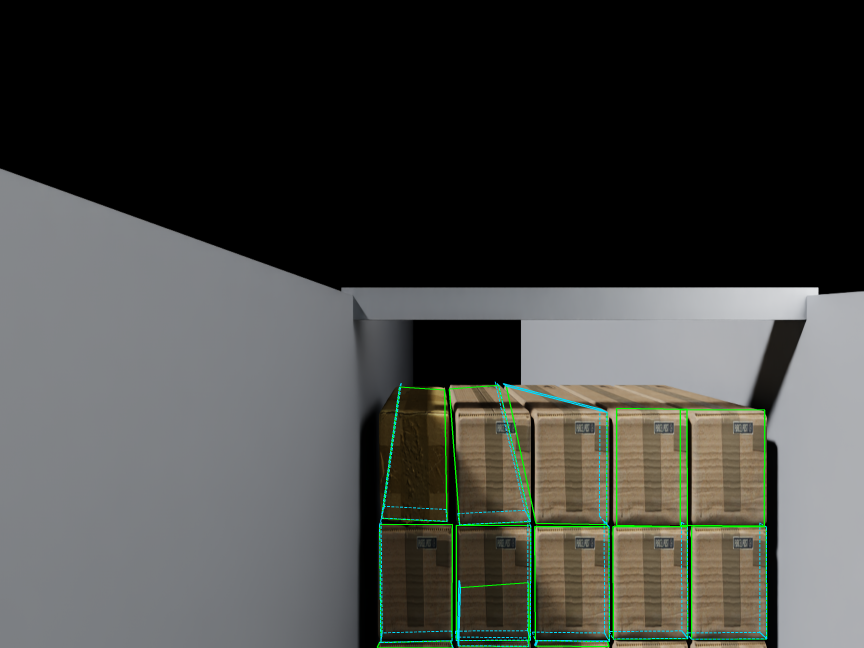
#> input picture docs/validation/evidence/finite-multi-20260918/C_08748ff/module_0_upper/rgbd_cuboids_baseline.png, 2592 x 1944 px, found by its file name (shown at 1/3 size)
$ python compose_dual_rgbd_v4_evidence.py --capture-directory ../assets/materials/industrial/blue_metal_plate
#> lines starting #> are read from the running program, lines starting #| are printed output that depends on the picture; pictures that were not available may be replaced by others from this repository, and a replacement may not be noted
#!/usr/bin/env python3
"""Compose same-frame geometry comparisons and a concise Isaac demo video."""

from __future__ import annotations

import argparse
import hashlib
import json
from pathlib import Path

import cv2
import numpy as np


def _read(path: Path) -> np.ndarray:
    image = cv2.imread(str(path))
    if image is None:
        raise FileNotFoundError(path)
    return image


def comparison(left_path: Path, right_path: Path, output: Path, title: str) -> None:
    left, right = _read(left_path), _read(right_path)
#> in _read, image is the input picture: shape (1944, 2592, 3); mean B, G, R 65.5, 69.1, 67.7
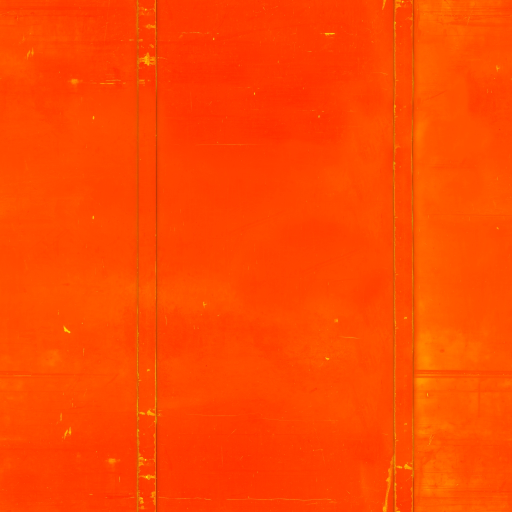
#> input picture assets/materials/industrial/blue_metal_plate/blue_metal_plate_arm_1k.jpg, 1024 x 1024 px, given in place of rgbd_cuboids.png, which was not available (shown at 1/2 size)
#> in _read, image is the input picture: shape (1024, 1024, 3); mean B, G, R 0.5, 72.7, 253.8
    height = min(left.shape[0], right.shape[0])
    width = int(round(left.shape[1] * height / left.shape[0]))
    left = cv2.resize(left, (width, height), interpolation=cv2.INTER_AREA)
    right = cv2.resize(right, (width, height), interpolation=cv2.INTER_AREA)
    image = np.hstack((left, right))
    cv2.rectangle(image, (0, 0), (image.shape[1], 48), (15, 15, 15), -1)
    cv2.putText(image, title, (18, 33), cv2.FONT_HERSHEY_SIMPLEX, 0.72, (255, 255, 255), 2, cv2.LINE_AA)
    output.parent.mkdir(parents=True, exist_ok=True)
    if not cv2.imwrite(str(output), image):
        raise RuntimeError(f"failed to write {output}")


def _video_frames(path: Path, count: int, size: tuple[int, int]) -> list[np.ndarray]:
    capture = cv2.VideoCapture(str(path))
    if not capture.isOpened():
        raise FileNotFoundError(path)
    result = []
    try:
        while len(result) < count:
            ok, frame = capture.read()
            if not ok:
                break
            if (frame.shape[1], frame.shape[0]) != size:
                frame = cv2.resize(frame, size, interpolation=cv2.INTER_AREA)
            result.append(frame)
    finally:
        capture.release()
    if len(result) < count:
        raise ValueError(f"{path} provides {len(result)} frames, expected at least {count}")
    return result


def compose_video(first: Path, second: Path, output: Path, *, fps: float = 20.0, seconds_each: float = 8.0) -> dict:
    probe = cv2.VideoCapture(str(first))
    if not probe.isOpened():
        raise FileNotFoundError(first)
    width = int(probe.get(cv2.CAP_PROP_FRAME_WIDTH))
    height = int(probe.get(cv2.CAP_PROP_FRAME_HEIGHT))
    probe.release()
    count = int(round(fps * seconds_each))
    frames = _video_frames(first, count, (width, height)) + _video_frames(second, count, (width, height))
    output.parent.mkdir(parents=True, exist_ok=True)
    writer = cv2.VideoWriter(str(output), cv2.VideoWriter_fourcc(*"mp4v"), fps, (width, height))
    if not writer.isOpened():
        raise RuntimeError(f"failed to open video writer for {output}")
    try:
        for frame in frames:
            writer.write(frame)
    finally:
        writer.release()
    digest = hashlib.sha256(output.read_bytes()).hexdigest()
    return {
        "output": str(output.resolve()), "sha256": digest, "fps": fps,
        "frame_count": len(frames), "duration_seconds": len(frames) / fps,
        "segments": [
            {"source": str(first.resolve()), "duration_seconds": seconds_each},
            {"source": str(second.resolve()), "duration_seconds": seconds_each},
        ],
        "note": "sequential excerpts from real Isaac capture and Mode B1 validation; no synthetic interpolation",
    }


def main() -> int:
    parser = argparse.ArgumentParser(description=__doc__)
    parser.add_argument("--capture-directory", required=True, type=Path)
    args = parser.parse_args()
    root = args.capture_directory.resolve()
    full = root / "FULL_STACK_NOMINAL"
    lower = full / "modules" / "module_1_lower"
    comparison(full / "rgbd_cuboids_baseline.png", full / "rgbd_cuboids.png", root / "16_upper_baseline_vs_v4.png", "UPPER | BASE GEOMETRY (left) | V4 OBSERVED FACES (right)")
#> in comparison, `left = cv2.resize(left, (width, height), interpolation=cv2.INTER_AREA)`:
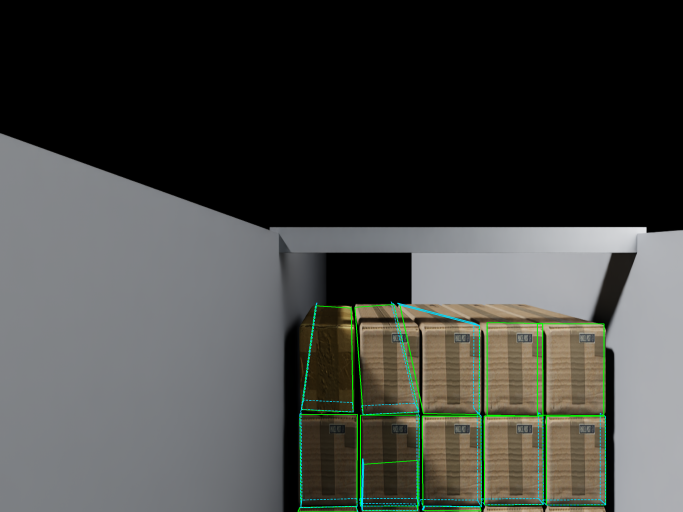
#> left: shape (1024, 1365, 3) (shown at 1/2 size); mean B, G, R 65.5, 69.1, 67.7
#> in comparison, `right = cv2.resize(right, (width, height), interpolation=cv2.INTER_AREA)`:
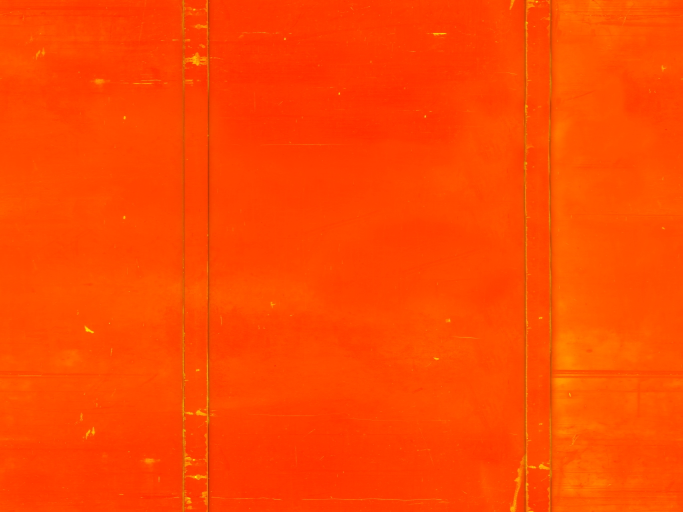
#> right: shape (1024, 1365, 3) (shown at 1/2 size); mean B, G, R 0.5, 72.7, 253.8
#> in comparison, `cv2.putText(image, title, (18, 33), cv2.FONT_HERSHEY_SIMPLEX, 0.72, (2..`:
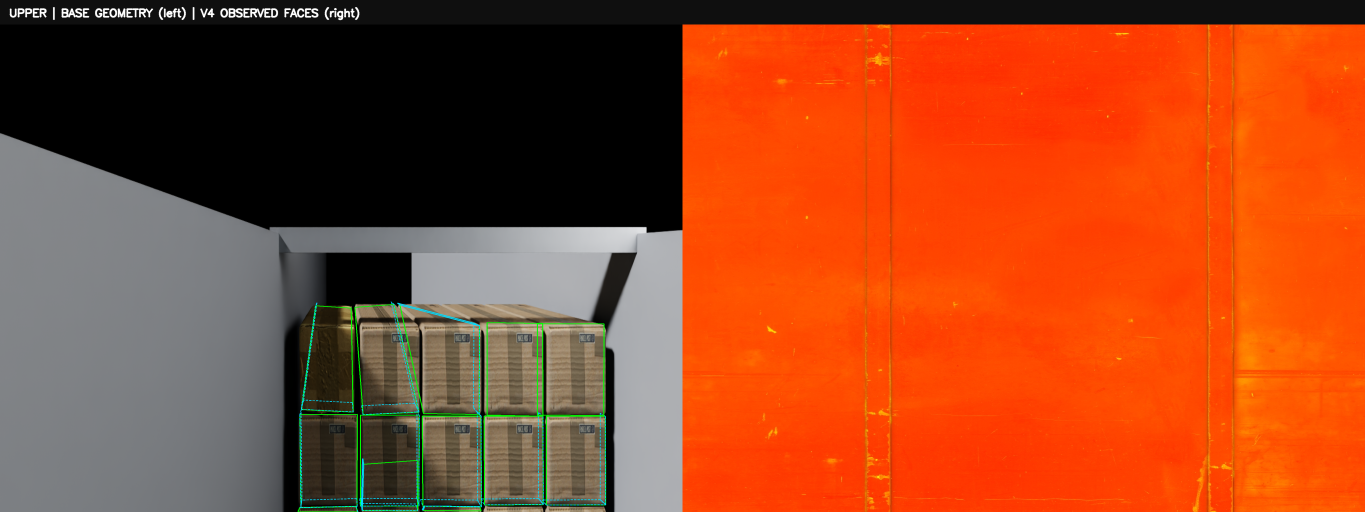
#> image: shape (1024, 2730, 3) (shown at 1/2 size); mean B, G, R 34.2, 70.5, 155.9
    comparison(lower / "rgbd_cuboids_baseline.png", lower / "rgbd_cuboids.png", root / "17_lower_baseline_vs_v4.png", "LOWER | BASE GEOMETRY (left) | V4 OBSERVED FACES (right)")
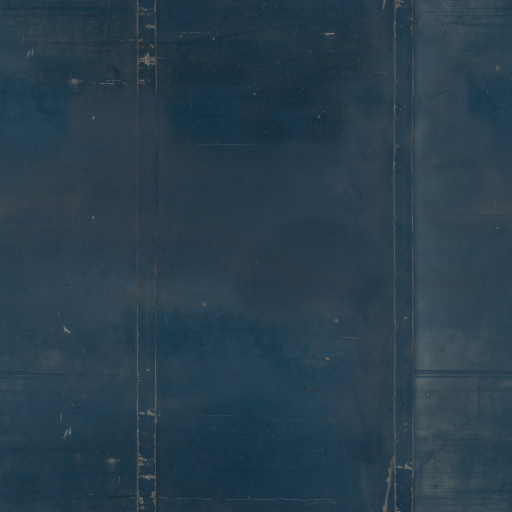
#> input picture assets/materials/industrial/blue_metal_plate/blue_metal_plate_diff_1k.jpg, 1024 x 1024 px, given in place of rgbd_cuboids.png, which was not available (shown at 1/2 size)
#> in _read, image is the input picture: shape (1024, 1024, 3); mean B, G, R 76.4, 62.3, 41
#> in comparison (call 2), `right = cv2.resize(right, (width, height), interpolation=cv2.INTER_AREA)`:
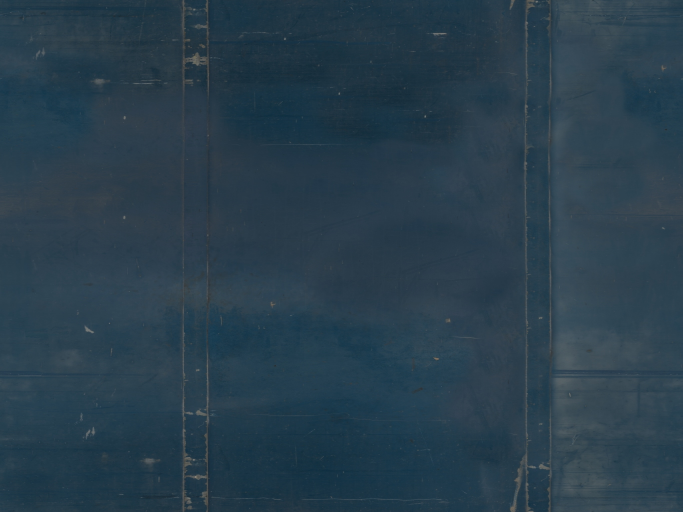
#> right: shape (1024, 1365, 3) (shown at 1/2 size); mean B, G, R 76.4, 62.3, 41
#> in comparison (call 2), `cv2.putText(image, title, (18, 33), cv2.FONT_HERSHEY_SIMPLEX, 0.72, (2..`:
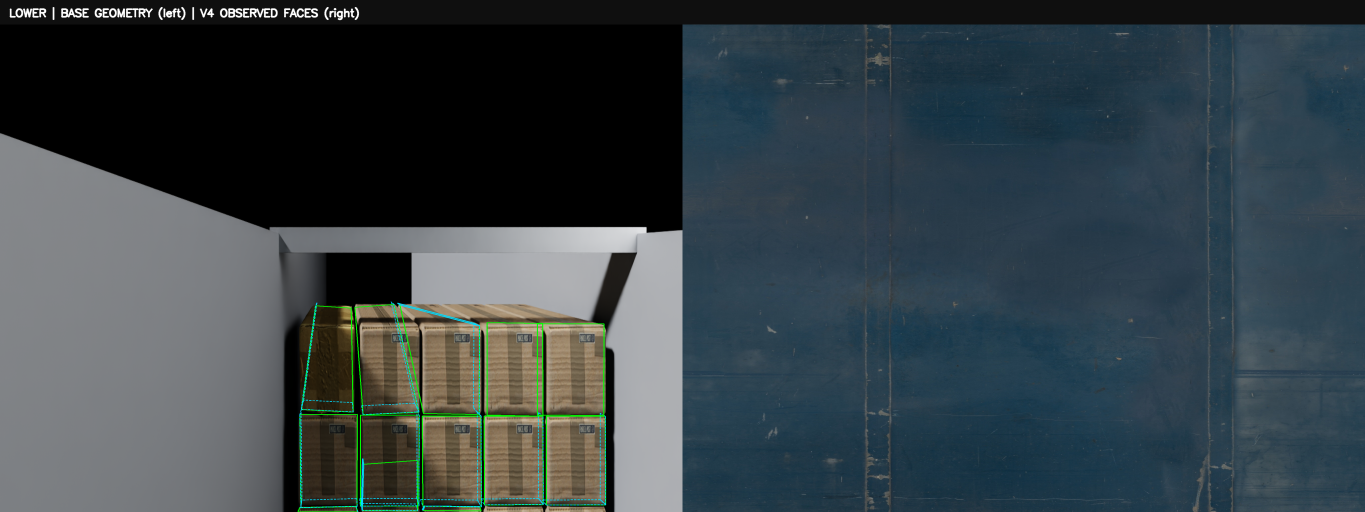
#> image: shape (1024, 2730, 3) (shown at 1/2 size); mean B, G, R 70.4, 65.5, 54.7
    metadata = compose_video(
        root / "isaac_j1_mast_rgbd_validation.mp4",
        root / "isaac_perception_mode_b1_validation.mp4",
        root / "dual_rgbd_v4_isaac_demo_16s.mp4",
    )
    (root / "dual_rgbd_v4_isaac_demo_16s.json").write_text(json.dumps(metadata, indent=2) + "\n", encoding="utf-8")
    print(json.dumps(metadata, indent=2))
    return 0


if __name__ == "__main__":
#> (the run stopped early here; a loop or call above may not have finished)
